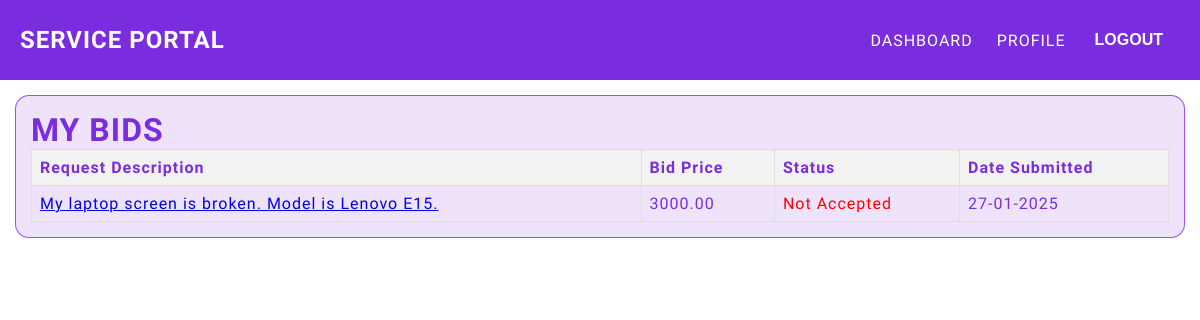
The page /service/my-bids/ (signed in) on the database its author committed.
### service_portal_app/models.py (models this page shows, shortened)
class Quote(models.Model):
    STATUS_CHOICES = [
        ('Pending', 'Pending'),
        ('Accepted', 'Accepted'),
        ('Canceled', 'Canceled'),
        ('Completed', 'Completed'),
    ]
    quote_id = models.AutoField(primary_key=True)
    service_request = models.ForeignKey(
        ServiceRequest,
        on_delete=models.CASCADE,
        related_name="quotes"
    )
    provider = models.ForeignKey(
        User,
        on_delete=models.CASCADE,
        related_name="submitted_quotes"
    )
    price = models.DecimalField(max_digits=10, decimal_places=2)
    comment = models.TextField(blank=True, null=True)
    availability_date = models.DateField(null=True, blank=True)
    created_at = models.DateTimeField(auto_now_add=True)
    status = models.CharField(max_length=20, choices=STATUS_CHOICES, default='Pending')
    class Meta:
        verbose_name = "Quote"
        verbose_name_plural = "Quotes"
        ordering = ['-created_at']

class ServiceRequest(models.Model):
    STATUS_CHOICES = [
        ('Pending', 'Pending'),
        ('Canceled', 'Canceled'),
        ('Accepted', 'Accepted'),
        ('Completed', 'Completed'),
    ]
    request_id = models.AutoField(primary_key=True)
    customer = models.ForeignKey(
        Profile,
        on_delete=models.CASCADE,
        related_name='service_requests',
        limit_choices_to={'user_type': 'Customer'}
    )
    description = models.TextField()
    location = models.ForeignKey(
        Location,
        on_delete=models.SET_NULL,
        null=True,
        related_name='service_requests'
    )
    status = models.CharField(max_length=20, choices=STATUS_CHOICES, default='Pending')
    accepted_quote = models.OneToOneField(
        'Quote',
        on_delete=models.SET_NULL,
        null=True,
        blank=True,
        related_name='accepted_request'
    )
    created_at = models.DateTimeField(auto_now_add=True)
    class Meta:
        verbose_name = "Service Request"
        verbose_name_plural = "Service Requests"
        ordering = ['-created_at']

### service_portal_app/views.py (the view)
# urls.py: path('my-bids/', views.my_bids, name='my_bids'),
@login_required
def my_bids(request):
    bids = Quote.objects.filter(provider=request.user).select_related('service_request').order_by('-created_at')
    return render(request, 'service_portal_app/my_bids.html', {
        'bids': bids
    })

### service_portal_app/templates/service_portal_app/my_bids.html
{% extends "base.html" %}
{% block content %}
<div class="main_box2">
    <div class="full_width_box">
        <h1>MY BIDS</h1>
        <table class="table">
            <tr>
                <th>Request Description</th>
                <th>Bid Price</th>
                <th>Status</th>
                <th>Date Submitted</th>
            </tr>
            {% for bid in bids %}
            <tr>
                <td><a href="{% url 'Service Portal:request_details' bid.service_request.request_id %}">
                    {{ bid.service_request.description }}
                </a></td>
                <td>{{ bid.price }}</td>
                <td>
                    {% if bid.service_request.accepted_quote and bid.service_request.accepted_quote.quote_id == bid.quote_id %}
                        <span style="color: green;"><strong>Accepted</strong></span>
                    {% else %}
                        <span style="color: red;">Not Accepted</span>
                    {% endif %}
                </td>
                <td>{{ bid.created_at|date:"d-m-Y" }}</td>
            </tr>
            {% empty %}
            <tr>
                <td colspan="4">You have not submitted any bids yet.</td>
            </tr>
            {% endfor %}
        </table>
    </div>
</div>
{% endblock content %}

### static/css/style.css (style rules this page uses)
* { padding: 0; margin: 0; }
body { font-family: "Jua", serif; font-weight: 400; font-style: normal; letter-spacing: 1px; }
.main_box2 { min-height: 90vh; overflow: hidden; }
.full_width_box { border: 1px solid rgba(110, 0, 255, 0.66); background-color: #7a2ddf21; width: calc(100% - 30px); max-width: 100%; height: auto; padding: 15px; margin: 15px auto; border-radius: 14px; color: #7A2DDF; box-sizing: border-box; overflow: auto; }

### rows shown on the page
Quote: service_request.description "My laptop screen is broken. Model is Lenovo E15.", price "3000.00", shows "Not Accepted", created_at "27-01-2025"
